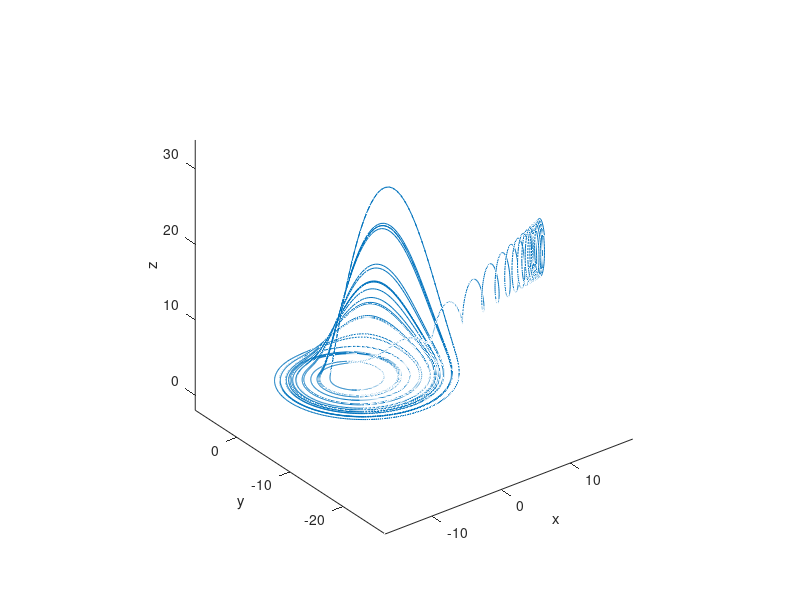

The MATLAB source for this figure: (Note: this script raises an error after producing the figure.)
clear all;
clc;

%% SZIMULACIOS PARAMETEREK
Ts=0.02;    % szimulacios idokoz
N=10000;    % szimulacios utemszam

%% A DIFFERENCIALEGYENLET ES A KEZDETI ALLAPOT MEGADASA
%  diffegyenlet:
%       x'=-y-z
%       y'=x+A*y
%       z'=B+z*(x-C)
%  allapotvektor:
%       X=[x, y, z]

A=0.2; B=0.2; C=5.7;
% A=0.1; B=0.1; C=14;

dXdt=@(x)[
    -x(2)-x(3);
	x(1)+A*x(2);
	B+x(3)*(x(1)-C);
];

% x=[(C-sqrt(C^2-4*A*B))/2 ; (-C+sqrt(C^2-4*A*B))/2/A ; (C-sqrt(C^2-4*A*B))/2/A]+rand(3,1); % egyik fixpont
x=[(C+sqrt(C^2-4*A*B))/2 ; (-C-sqrt(C^2-4*A*B))/2/A ; (C+sqrt(C^2-4*A*B))/2/A]+rand(3,1); % masik fixpont

%% RUNGE-KUTTA-MODSZER
xSave=zeros(length(x),N);
for ii=1:N
    xSave(:,ii)=x;
    a=dXdt(x);
    b=dXdt(x+0.5*Ts*a);
    c=dXdt(x+0.5*Ts*b);
    d=dXdt(x+Ts*c);
    x=x+Ts*(a+2*b+2*c+d)/6;
end

%% ABRAZOLAS
figure(1);
plot3(xSave(1,:),xSave(2,:),xSave(3,:));
xlabel('x');
ylabel('y');
zlabel('z');
axis equal;
axis([minmax(xSave(1,:)) minmax(xSave(2,:)) minmax(xSave(3,:))])